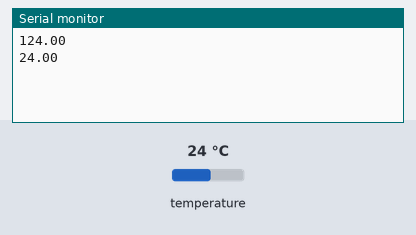
Simulated run of this sketch. Board: Raspberry Pi Pico. Shown: the last lines printed to the serial monitor. The test bench sets the inputs (shaded band); at power-on: temperature 24 °C.

Above: at 2.3 s.
2.4 s: temperature set to 12 °C
At 2.4 s:
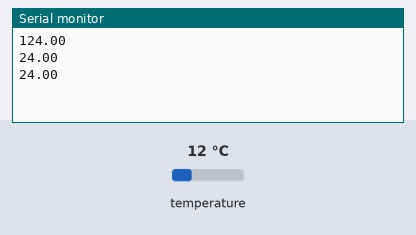
3.9 s: temperature set to 19 °C
At 3.9 s:
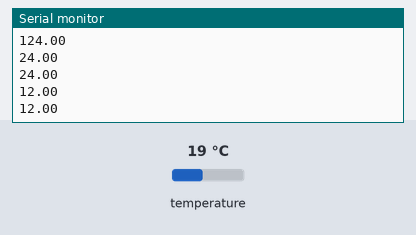
Timing chart, 0 to 6.9 s (numbered marks = the images above; inputs shaded):
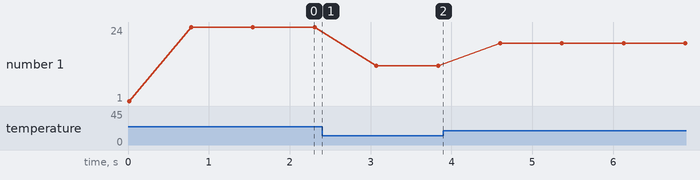

The sketch:

Temperature.ino
```cpp
#include "OneWire.h"
#include "DallasTemperature.h"

// Data wire is plugged into port 3 on the Arduino
#define ONE_WIRE_BUS 12

// Setup a oneWire instance to communicate with any OneWire devices (not just Maxim/Dallas temperature ICs)
OneWire oneWire(ONE_WIRE_BUS);

// Pass our oneWire reference to Dallas Temperature.
DallasTemperature sensors(&oneWire);

void setup(void) {
    Serial.begin(115200);
    sensors.begin();
    Serial.print(sensors.getDeviceCount(), DEC);
}

void loop(void) {
    // request to all devices on the bus
    sensors.requestTemperatures(); // Send the command to get temperatures
    Serial.println(sensors.getTempCByIndex(0));
}
```

Measured:
- plotted number 1: 24 → 12 after the input at 2.4 s, 12 → 19 after the input at 3.9 s
